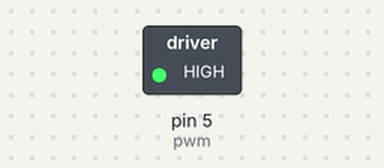
The sketch below on a simulated Arduino Uno, built with avr-gcc and run on an emulated ATmega328P. Shown: switched loads named in the sketch (green lamp = pin HIGH).

Above: at 0.1 s.
Timing chart, 0 to 1.6 s (numbered marks = the images above):
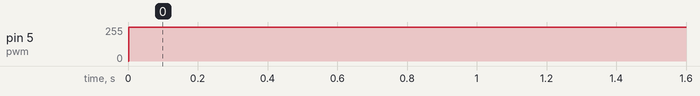

Measured:
- by itself, pin 5 (pwm): 0/255 → 255/255 at 0.00 s

The sketch:

Control_DC_Motor.ino
```cpp
int pwm = 5;

void setup() {
  Serial.begin(9600);
  pinMode(pwm, OUTPUT);
}

void loop() {
  for (int i = 0; i <= 255; i++)
  {
    analogWrite(pwm, i);
  }
  delay(2000);
}
```
